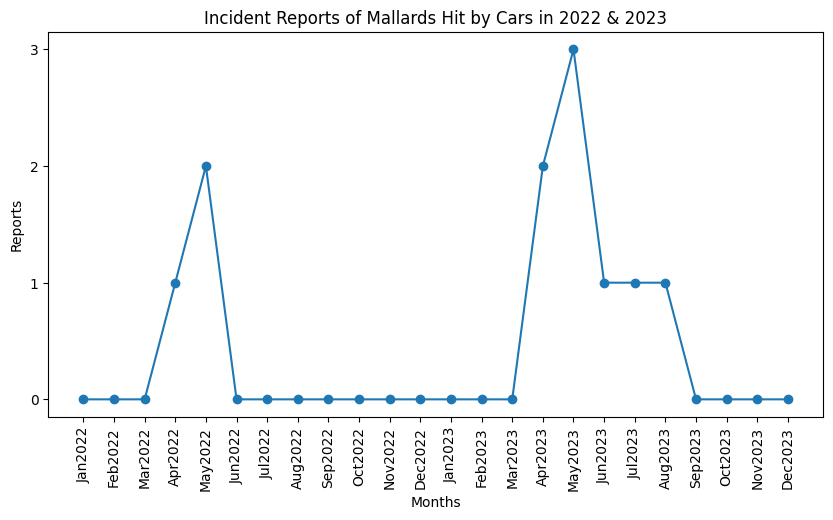

This figure's Python source:
import pandas as pd
import matplotlib.pyplot as plt 

df_2023 = pd.read_excel("ThinkWildHotlineData-2022-2023.xlsx", sheet_name=0) ## This gives you only data form 2023
df_2022 = pd.read_excel("ThinkWildHotlineData-2022-2023.xlsx", sheet_name=1)

#Filtered to only show Mallards
Mallards2023 = df_2023[df_2023['Species'] == "MALL"]
Mallards2022 = df_2022[df_2022['Species'] == "MALL"]

Mallards2023HBC = Mallards2023[Mallards2023['Situation'] == "Hit by Car (HBC)"]
Mallards2022HBC = Mallards2022[Mallards2022['S'] == "HBC"]

#Time series analysis table
Months = 'January', 'February', 'March', 'April', 'May', 'June', 'July', 'August', 'September', 'October', 'November', 'December'

hbc2023 = {}
for month in Months:
    count1 = len(Mallards2023HBC[Mallards2023HBC['Month'] == month]) #Gives you the count of incidents in the month
    hbc2023[month[:3] + "2023"] = count1

hbc2022 = {}
for month in Months:
    count2 = len(Mallards2022HBC[Mallards2022HBC['Month'] == month]) #Gives you the count of incidents in the month
    hbc2022[month[:3] + "2022"] = count2

#hbc2022
#hbc2023
hbc = {}
hbc.update(hbc2022)
hbc.update(hbc2023)

#Time Series Analysis plot
x_value = list(hbc.keys())
y_value = list(hbc.values())

plt.figure(figsize=(10, 5))

plt.plot(x_value, y_value, marker='o', linestyle='-')
plt.xticks(rotation=90)
plt.locator_params(axis="y", integer=True, tight=True) #sets y axis to only integer numbers
plt.xlabel("Months")
plt.ylabel("Reports")
plt.title("Incident Reports of Mallards Hit by Cars in 2022 & 2023")
plt.show()
